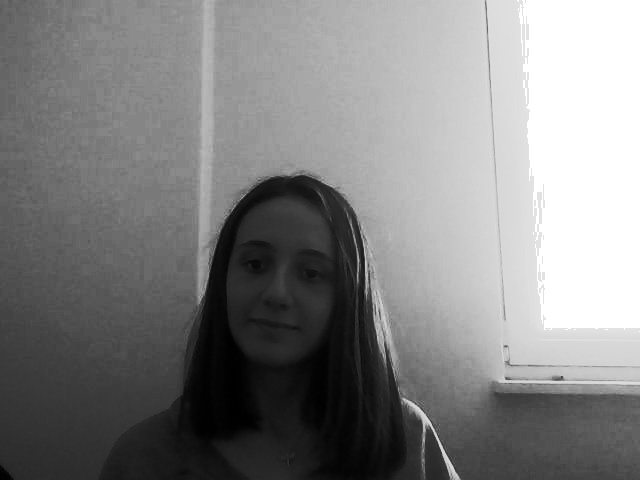
#> input picture dataset/User.0.cemre.31.jpg, 640 x 480 px, given in place of the camera
$ python 01_face_dataset.py
#> lines starting #> are read from the running program, lines starting #| are printed output that depends on the picture; after the words box and inside, x2 and y2 are one past the last pixel; in counts of white or black regions, pixels touching at a corner belong together

#################### YENİ BİR YÜZ EKLEYEBİLMEYİ SAĞLAR ######################################

import cv2
import os
import numpy as np
import time


def unique(list1):

    # intilize a null list
    unique_list = []

    # traverse for all elements
    for x in list1:
        # check if exists in unique_list or not
        if x not in unique_list:
            unique_list.append(x)
    return unique_list

def personelId(path):

#> called with path = 'dataset\\'
    imagePaths = [os.path.join(path,f) for f in os.listdir(path)]
    ids=[]
    for imagePath in imagePaths:
        ids.append(os.path.split(imagePath)[-1].split(".")[1])
        print(os.path.split(imagePath)[-1])
    unique_id=unique(ids)
    if len(unique_id)==0:
        return 0
    return int(unique_id[-1])+1

def adjust_gamma(face_id,name,count,resim,gamma=2.5):
	# build a lookup table mapping the pixel values [0, 255] to
	# their adjusted gamma values
    count+=1
    img = cv2.imread("dataset/User." + str(face_id) +"." +str(name) +'.' + str(resim) + ".jpg",0)
    invGamma = 1.0 / gamma
    table = np.array([((i / 255.0) ** invGamma) * 255 for i in np.arange(0, 256)]).astype("uint8")
	# apply gamma correction using the lookup table
    cv2.imwrite("dataset/User." + str(face_id) +"." +str(name) +'.' + str(count) + ".jpg",  cv2.LUT(img, table))

    return count

def newImage(face_id,name,count,resim):
    img = cv2.imread("dataset/User." + str(face_id) +"." +str(name) +'.' + str(resim) + ".jpg",0)
    clahe = cv2.createCLAHE(clipLimit=8.0, tileGridSize=(8,8))
    cl1 = clahe.apply(img)
    count+=1
    cv2.imwrite("dataset/User." + str(face_id) +"." +str(name) +'.' + str(count) + ".jpg", cl1)
    bright=cv2.addWeighted(img,2,np.zeros(img.shape,img.dtype),0,50)
    count+1
    cv2.imwrite("dataset/User." + str(face_id) +"." +str(name) +'.' + str(count) + ".jpg", bright)
    equ = cv2.equalizeHist(img)
    count+=1
    cv2.imwrite("dataset/User." + str(face_id) +"." +str(name) +'.' + str(count) + ".jpg", equ)
    count=adjust_gamma(face_id,name,count,resim)
    return count

def main():

    start = time.time()
    cam = cv2.VideoCapture(1)
    cam.set(3, 640) # set video width
    cam.set(4, 480) # set video height

    face_detector = cv2.CascadeClassifier('haarcascade_frontalface_default.xml')

    # For each person, enter one numeric face id
    path="dataset\\"
    face_id=personelId(path)
    #face_id = input('\n user id giriniz:   ')
    name= input("\nLütfen isminizi giriniz: ")
#> the answer given: dataset/User.0.cemre.31.jpg
    print("\n [BILGI] Hazırlanıyor. Kameraya Bir Süre Bakın ve Bekleyiniz ...")
    # Initialize individual sampling face count
    count = 0
    resim=0
    while(True):

        ret, img = cam.read()
#> img is the input picture: shape (480, 640, 3); min 0, max 255, mean 130.1
        img = cv2.flip(img, 1) # flip video image vertically
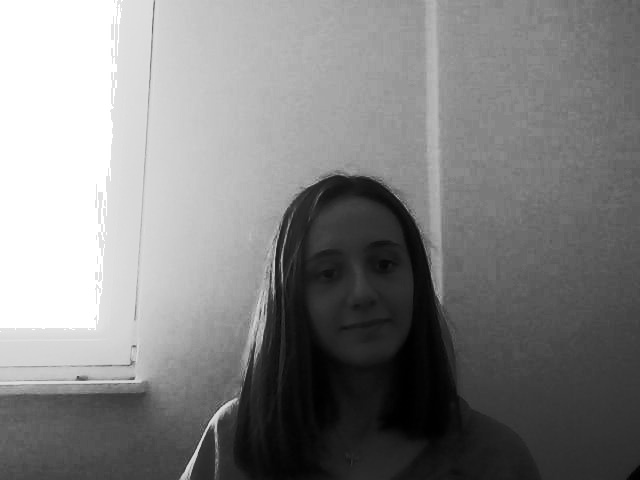
#> img: shape (480, 640, 3); min 0, max 255, mean 130.1
        gray = cv2.cvtColor(img, cv2.COLOR_BGR2GRAY)
        faces = face_detector.detectMultiScale(gray, 1.3, 5)
#> faces = [[284, 207, 151, 151]]

        for (x,y,w,h) in faces:

            cv2.rectangle(img, (x,y), (x+w,y+h), (255,0,0), 2)
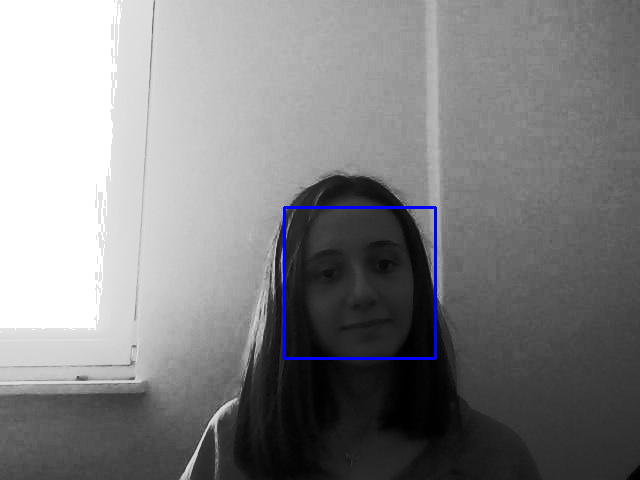
#> img: shape (480, 640, 3); 0.59% of pixels changed, all inside (x1, y1, x2, y2) = (283, 206, 437, 360)
            count += 1
            resim=count
            # Save the captured image into the datasets folder
            cv2.imwrite("dataset/User." + str(face_id) +"." +str(name) +'.' + str(count) + ".jpg", gray[y:y+h,x:x+w])
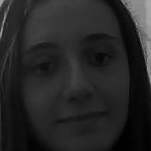
#> saved as User.0.cemre.31.jpg.1.jpg: shape (151, 151); min 0, max 176, mean 38
            cv2.imshow('image', img)
            count=newImage(face_id,name,count,resim)
#> in newImage, `cl1 = clahe.apply(img)`:
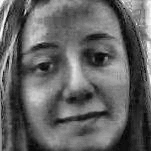
#> cl1: shape (151, 151); min 3, max 255, mean 99.2
#> in newImage, `bright=cv2.addWeighted(img,2,np.zeros(img.shape,img.dtype),0,50)`:
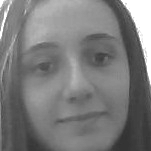
#> bright: shape (151, 151); min 50, max 255, mean 123.2
#> in newImage, `equ = cv2.equalizeHist(img)`:
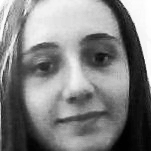
#> equ: shape (151, 151); min 0, max 255, mean 129.7
#> in adjust_gamma, `cv2.imwrite("dataset/User." + str(face_id) +"." +str(name) +'.' + str(..`:
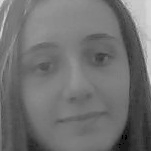
#> saved as User.0.cemre.31.jpg.4.jpg: shape (151, 151); min 0, max 219, mean 112.7
        k = cv2.waitKey(100) & 0xff # Press 'ESC' for exiting video
#> (key Esc is pressed here)
        if k == 27:
            break
        elif count >= 200:

             break

    # Do a bit of cleanup
    print("\n [BILGI] Programdan Çıkılıyor")
    cam.release()
    cv2.destroyAllWindows()
    end = time.time()
    print(end - start)

if __name__=="__main__":
    main()

$ run again, on dataset/User.0.cemre.34.jpg
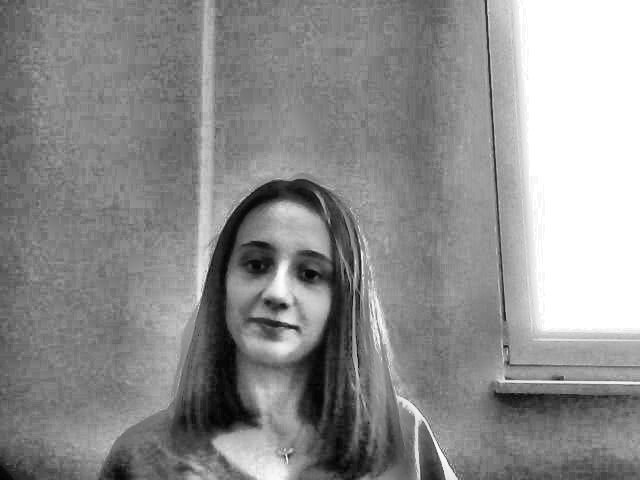
#> input picture dataset/User.0.cemre.34.jpg, 640 x 480 px, given in place of the camera
#> in main, img is the input picture: shape (480, 640, 3); min 0, max 255, mean 141.6
#> faces = [[282, 204, 163, 163]]
#> in main, `cv2.rectangle(img, (x,y), (x+w,y+h), (255,0,0), 2)`:
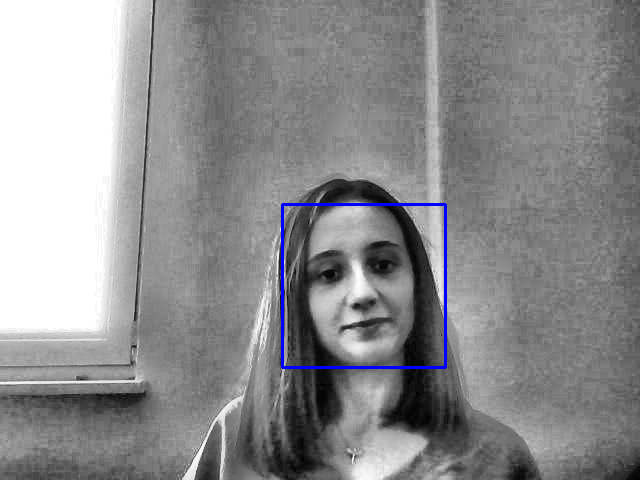
#> img: shape (480, 640, 3); mean B, G, R 142.6, 141, 141
#> in adjust_gamma, `cv2.imwrite("dataset/User." + str(face_id) +"." +str(name) +'.' + str(..`:
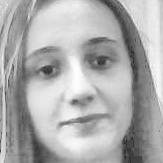
#> saved as User.0.cemre.34.jpg.4.jpg: shape (163, 163); min 27, max 254, mean 172.3
